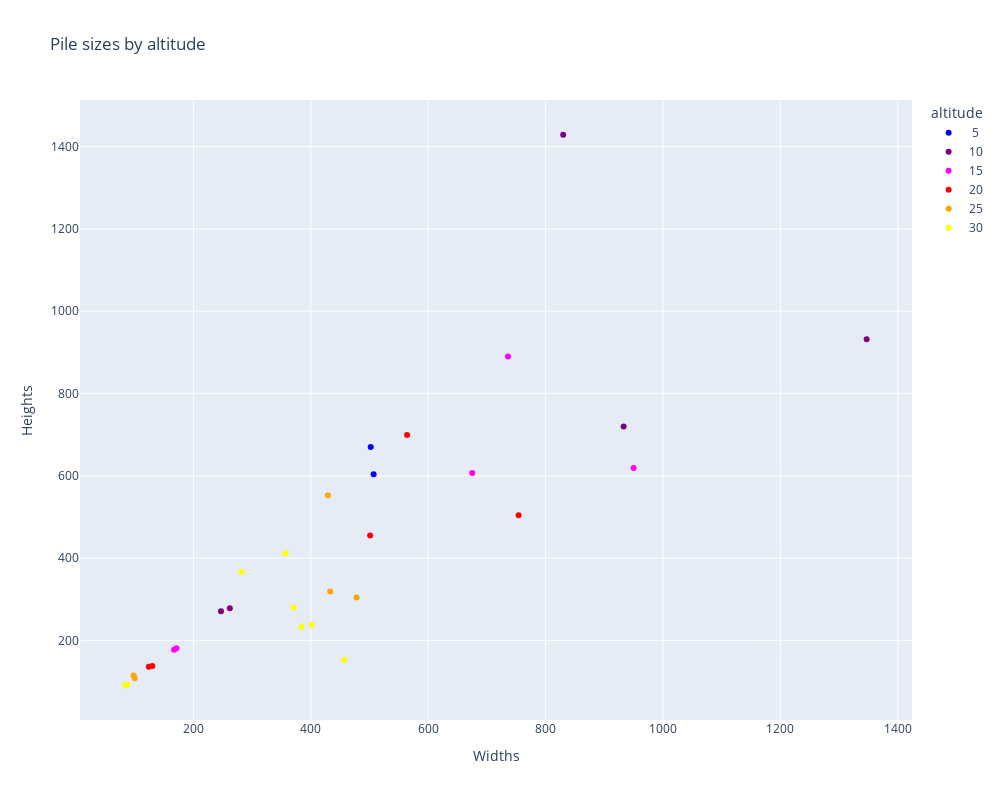

Here is the notebook cell this chart was saved with:
### Markdown cell above
For the altitude 30 most of the litter is smaller than 30x30 pixels, which means if we reduce the size of the image even 2 times (to 944 x 1216, which is still very large image) we probably won't see any of our labeled objects. 

If we'd like to be able to detect most of the litter and make the images 3-4 times smaller, we'd have to fly on 5-10 meters, which is rather not satisfactory.

### Code cell
fig = px.scatter(
    trash_df[trash_df["trash_type"].isin(["pile"])],
    x="widths", 
    y="heights", 
    color="altitude", 
    color_discrete_sequence = ['blue', 'purple', 'magenta', 'red', 'orange', 'yellow'],
    hover_name="classes", 
    title="Pile sizes by altitude",
    labels={"widths": "Widths", "heights": "Heights"},
    width=1000,
    height=800
)

fig.show()

### Figure 1 — Plotly figure (JSON) as saved in the notebook; plotly's stock layout.template omitted (floating-point values rounded to 4 significant figures)
{"data": [{"hovertemplate": "<b>%{hovertext}</b><br><br>altitude= 5<br>Widths=%{x}<br>Heights=%{y}<extra></extra>", "hovertext": ["pile__", "pile__"], "legendgroup": " 5", "marker": {"color": "blue", "symbol": "circle"}, "mode": "markers", "name": " 5", "orientation": "v", "showlegend": true, "type": "scatter", "x": [502.0, 507.0], "xaxis": "x", "y": [670.0, 604.0], "yaxis": "y"}, {"hovertemplate": "<b>%{hovertext}</b><br><br>altitude=10<br>Widths=%{x}<br>Heights=%{y}<extra></extra>", "hovertext": ["pile__", "pile__", "pile__", "pile__", "pile__"], "legendgroup": "10", "marker": {"color": "purple", "symbol": "circle"}, "mode": "markers", "name": "10", "orientation": "v", "showlegend": true, "type": "scatter", "x": [247.0, 262.0, 830.0, 1347.0, 933.0], "xaxis": "x", "y": [271.0, 278.0, 1429.0, 932.0, 720.0], "yaxis": "y"}, {"hovertemplate": "<b>%{hovertext}</b><br><br>altitude=15<br>Widths=%{x}<br>Heights=%{y}<extra></extra>", "hovertext": ["pile__", "pile__", "pile__", "pile__", "pile__"], "legendgroup": "15", "marker": {"color": "magenta", "symbol": "circle"}, "mode": "markers", "name": "15", "orientation": "v", "showlegend": true, "type": "scatter", "x": [171.0, 167.0, 736.0, 950.0, 675.0], "xaxis": "x", "y": [181.0, 177.0, 890.0, 619.0, 607.0], "yaxis": "y"}, {"hovertemplate": "<b>%{hovertext}</b><br><br>altitude=20<br>Widths=%{x}<br>Heights=%{y}<extra></extra>", "hovertext": ["pile__", "pile__", "pile__", "pile__", "pile__"], "legendgroup": "20", "marker": {"color": "red", "symbol": "circle"}, "mode": "markers", "name": "20", "orientation": "v", "showlegend": true, "type": "scatter", "x": [130.0, 754.0, 564.0, 501.0, 124.0], "xaxis": "x", "y": [138.0, 504.0, 699.0, 455.0, 136.0], "yaxis": "y"}, {"hovertemplate": "<b>%{hovertext}</b><br><br>altitude=25<br>Widths=%{x}<br>Heights=%{y}<extra></extra>", "hovertext": ["pile__", "pile__", "pile__", "pile__", "pile__"], "legendgroup": "25", "marker": {"color": "orange", "symbol": "circle"}, "mode": "markers", "name": "25", "orientation": "v", "showlegend": true, "type": "scatter", "x": [100.0, 429.0, 98.0, 433.0, 478.0], "xaxis": "x", "y": [108.0, 553.0, 115.0, 319.0, 304.0], "yaxis": "y"}, {"hovertemplate": "<b>%{hovertext}</b><br><br>altitude=30<br>Widths=%{x}<br>Heights=%{y}<extra></extra>", "hovertext": ["pile__", "pile__", "pile__", "pile__", "pile__", "pile__", "pile__", "pile__"], "legendgroup": "30", "marker": {"color": "yellow", "symbol": "circle"}, "mode": "markers", "name": "30", "orientation": "v", "showlegend": true, "type": "scatter", "x": [402.0, 384.0, 84.0, 357.0, 282.0, 457.0, 371.0, 87.0], "xaxis": "x", "y": [238.0, 233.0, 91.0, 412.0, 366.0, 153.0, 280.0, 93.0], "yaxis": "y"}], "layout": {"height": 800, "legend": {"title": {"text": "altitude"}, "tracegroupgap": 0}, "title": {"text": "Pile sizes by altitude"}, "width": 1000, "xaxis": {"anchor": "y", "domain": [0, 1], "title": {"text": "Widths"}}, "yaxis": {"anchor": "x", "domain": [0, 1], "title": {"text": "Heights"}}}}
